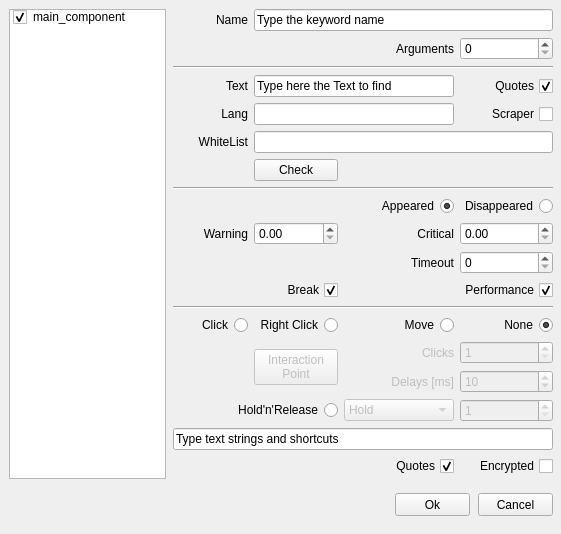
<?xml version="1.0" encoding="UTF-8"?>
<ui version="4.0">
 <class>Form</class>
 <widget class="QWidget" name="Form">
  <property name="geometry">
   <rect>
    <x>0</x>
    <y>0</y>
    <width>561</width>
    <height>534</height>
   </rect>
  </property>
  <property name="windowTitle">
   <string>Alyvix - Text Finder</string>
  </property>
  <widget class="QPushButton" name="pushButtonCancel">
   <property name="geometry">
    <rect>
     <x>478</x>
     <y>493</y>
     <width>75</width>
     <height>23</height>
    </rect>
   </property>
   <property name="focusPolicy">
    <enum>Qt::StrongFocus</enum>
   </property>
   <property name="text">
    <string>Cancel</string>
   </property>
  </widget>
  <widget class="QPushButton" name="pushButtonOk">
   <property name="geometry">
    <rect>
     <x>395</x>
     <y>493</y>
     <width>75</width>
     <height>23</height>
    </rect>
   </property>
   <property name="text">
    <string>Ok</string>
   </property>
  </widget>
  <widget class="QLabel" name="label_line">
   <property name="geometry">
    <rect>
     <x>70</x>
     <y>10110</y>
     <width>61</width>
     <height>21</height>
    </rect>
   </property>
   <property name="text">
    <string>Begin Line</string>
   </property>
   <property name="alignment">
    <set>Qt::AlignRight|Qt::AlignTrailing|Qt::AlignVCenter</set>
   </property>
  </widget>
  <widget class="QSpinBox" name="spinBoxLine">
   <property name="geometry">
    <rect>
     <x>141</x>
     <y>10109</y>
     <width>121</width>
     <height>22</height>
    </rect>
   </property>
   <property name="minimum">
    <number>1</number>
   </property>
   <property name="maximum">
    <number>99999</number>
   </property>
  </widget>
  <widget class="QPushButton" name="pushButtonAddBlock">
   <property name="geometry">
    <rect>
     <x>271</x>
     <y>10109</y>
     <width>71</width>
     <height>23</height>
    </rect>
   </property>
   <property name="text">
    <string>Add Block</string>
   </property>
  </widget>
  <widget class="QListWidget" name="listWidgetBlocks">
   <property name="geometry">
    <rect>
     <x>484</x>
     <y>9835</y>
     <width>81</width>
     <height>302</height>
    </rect>
   </property>
  </widget>
  <widget class="QTextEdit" name="textEditCustomLines">
   <property name="geometry">
    <rect>
     <x>19</x>
     <y>9836</y>
     <width>457</width>
     <height>261</height>
    </rect>
   </property>
   <property name="tabStopWidth">
    <number>80</number>
   </property>
   <property name="acceptRichText">
    <bool>false</bool>
   </property>
  </widget>
  <widget class="QPushButton" name="pushButtonRemoveBlock">
   <property name="geometry">
    <rect>
     <x>351</x>
     <y>10109</y>
     <width>91</width>
     <height>23</height>
    </rect>
   </property>
   <property name="text">
    <string>Remove Block</string>
   </property>
  </widget>
  <widget class="QWidget" name="widget_2" native="true">
   <property name="geometry">
    <rect>
     <x>171</x>
     <y>8240</y>
     <width>381</width>
     <height>348</height>
    </rect>
   </property>
   <widget class="QWidget" name="gridLayoutWidget_2">
    <property name="geometry">
     <rect>
      <x>0</x>
      <y>0</y>
      <width>380</width>
      <height>333</height>
     </rect>
    </property>
    <layout class="QGridLayout" name="gridLayout_2">
     <item row="6" column="3">
      <widget class="QSpinBox" name="clicknumber_spinbox_2">
       <property name="enabled">
        <bool>false</bool>
       </property>
       <property name="minimum">
        <number>1</number>
       </property>
      </widget>
     </item>
     <item row="6" column="2">
      <widget class="QLabel" name="labelClickNumber_2">
       <property name="enabled">
        <bool>false</bool>
       </property>
       <property name="text">
        <string>Clicks</string>
       </property>
       <property name="alignment">
        <set>Qt::AlignRight|Qt::AlignTrailing|Qt::AlignVCenter</set>
       </property>
      </widget>
     </item>
     <item row="8" column="0" colspan="2">
      <widget class="QRadioButton" name="holdreleaseRadio_2">
       <property name="layoutDirection">
        <enum>Qt::RightToLeft</enum>
       </property>
       <property name="text">
        <string>Hold'n'Release</string>
       </property>
       <attribute name="buttonGroup">
        <string notr="true">buttonGroup_4</string>
       </attribute>
      </widget>
     </item>
     <item row="6" column="1" rowspan="2">
      <widget class="QPushButton" name="pushButtonXYoffset_2">
       <property name="enabled">
        <bool>false</bool>
       </property>
       <property name="text">
        <string>Interaction
Point</string>
       </property>
      </widget>
     </item>
     <item row="8" column="3">
      <widget class="QSpinBox" name="holdreleaseSpinBox_2">
       <property name="enabled">
        <bool>false</bool>
       </property>
       <property name="minimum">
        <number>1</number>
       </property>
       <property name="maximum">
        <number>9999</number>
       </property>
      </widget>
     </item>
     <item row="2" column="0">
      <widget class="QLabel" name="label_2">
       <property name="text">
        <string>WhiteList</string>
       </property>
       <property name="alignment">
        <set>Qt::AlignRight|Qt::AlignTrailing|Qt::AlignVCenter</set>
       </property>
      </widget>
     </item>
     <item row="5" column="3">
      <widget class="QRadioButton" name="dontclickRadio_2">
       <property name="layoutDirection">
        <enum>Qt::RightToLeft</enum>
       </property>
       <property name="text">
        <string>None</string>
       </property>
       <property name="checked">
        <bool>true</bool>
       </property>
       <attribute name="buttonGroup">
        <string notr="true">buttonGroup_4</string>
       </attribute>
      </widget>
     </item>
     <item row="0" column="3">
      <widget class="QCheckBox" name="add_quotes_ocr_2">
       <property name="layoutDirection">
        <enum>Qt::RightToLeft</enum>
       </property>
       <property name="text">
        <string>Quotes</string>
       </property>
       <property name="checked">
        <bool>true</bool>
       </property>
      </widget>
     </item>
     <item row="2" column="1" colspan="3">
      <widget class="QLineEdit" name="lineEditWhiteList_2"/>
     </item>
     <item row="1" column="0">
      <widget class="QLabel" name="lang_label_2">
       <property name="text">
        <string>Lang</string>
       </property>
       <property name="alignment">
        <set>Qt::AlignRight|Qt::AlignTrailing|Qt::AlignVCenter</set>
       </property>
      </widget>
     </item>
     <item row="8" column="2">
      <widget class="QComboBox" name="holdreleaseComboBox_2">
       <property name="enabled">
        <bool>false</bool>
       </property>
       <item>
        <property name="text">
         <string>Hold</string>
        </property>
       </item>
       <item>
        <property name="text">
         <string>Release</string>
        </property>
       </item>
       <item>
        <property name="text">
         <string>Release Up</string>
        </property>
       </item>
       <item>
        <property name="text">
         <string>Release Down</string>
        </property>
       </item>
       <item>
        <property name="text">
         <string>Release Left</string>
        </property>
       </item>
       <item>
        <property name="text">
         <string>Release Right</string>
        </property>
       </item>
      </widget>
     </item>
     <item row="5" column="0">
      <widget class="QRadioButton" name="clickRadio_2">
       <property name="layoutDirection">
        <enum>Qt::RightToLeft</enum>
       </property>
       <property name="text">
        <string>Click</string>
       </property>
       <attribute name="buttonGroup">
        <string notr="true">buttonGroup_4</string>
       </attribute>
      </widget>
     </item>
     <item row="3" column="1">
      <widget class="QPushButton" name="pushButtonCheck_2">
       <property name="text">
        <string>Check</string>
       </property>
      </widget>
     </item>
     <item row="7" column="2">
      <widget class="QLabel" name="labelClickDelay_2">
       <property name="enabled">
        <bool>false</bool>
       </property>
       <property name="text">
        <string>Delays [ms]</string>
       </property>
       <property name="alignment">
        <set>Qt::AlignRight|Qt::AlignTrailing|Qt::AlignVCenter</set>
       </property>
      </widget>
     </item>
     <item row="1" column="1" colspan="2">
      <widget class="QLineEdit" name="lineEditLang_2"/>
     </item>
     <item row="0" column="1" colspan="2">
      <widget class="QLineEdit" name="lineEditText_2">
       <property name="text">
        <string>Type here the Text to find</string>
       </property>
      </widget>
     </item>
     <item row="4" column="0" colspan="4">
      <widget class="Line" name="line_5">
       <property name="orientation">
        <enum>Qt::Horizontal</enum>
       </property>
      </widget>
     </item>
     <item row="9" column="0" colspan="4">
      <widget class="QLineEdit" name="inserttext_2">
       <property name="text">
        <string>Type text strings and shortcuts</string>
       </property>
      </widget>
     </item>
     <item row="10" column="2">
      <widget class="QCheckBox" name="add_quotes_2">
       <property name="layoutDirection">
        <enum>Qt::RightToLeft</enum>
       </property>
       <property name="text">
        <string>Quotes</string>
       </property>
       <property name="checked">
        <bool>true</bool>
       </property>
      </widget>
     </item>
     <item row="0" column="0">
      <widget class="QLabel" name="text_label_2">
       <property name="layoutDirection">
        <enum>Qt::LeftToRight</enum>
       </property>
       <property name="text">
        <string>Text</string>
       </property>
       <property name="alignment">
        <set>Qt::AlignRight|Qt::AlignTrailing|Qt::AlignVCenter</set>
       </property>
      </widget>
     </item>
     <item row="5" column="2">
      <widget class="QRadioButton" name="movemouseRadio_2">
       <property name="layoutDirection">
        <enum>Qt::RightToLeft</enum>
       </property>
       <property name="text">
        <string>Move</string>
       </property>
       <property name="checked">
        <bool>false</bool>
       </property>
       <attribute name="buttonGroup">
        <string notr="true">buttonGroup_4</string>
       </attribute>
      </widget>
     </item>
     <item row="5" column="1">
      <widget class="QRadioButton" name="rightclickRadio_2">
       <property name="layoutDirection">
        <enum>Qt::RightToLeft</enum>
       </property>
       <property name="text">
        <string>Right Click</string>
       </property>
       <attribute name="buttonGroup">
        <string notr="true">buttonGroup_4</string>
       </attribute>
      </widget>
     </item>
     <item row="10" column="3">
      <widget class="QCheckBox" name="text_encrypted_2">
       <property name="layoutDirection">
        <enum>Qt::RightToLeft</enum>
       </property>
       <property name="text">
        <string>Encrypted</string>
       </property>
       <property name="checked">
        <bool>false</bool>
       </property>
      </widget>
     </item>
     <item row="7" column="3">
      <widget class="QSpinBox" name="clickdelay_spinbox_2">
       <property name="enabled">
        <bool>false</bool>
       </property>
       <property name="minimum">
        <number>1</number>
       </property>
       <property name="maximum">
        <number>60000</number>
       </property>
       <property name="value">
        <number>10</number>
       </property>
      </widget>
     </item>
    </layout>
   </widget>
  </widget>
  <widget class="QListWidget" name="listWidget">
   <property name="geometry">
    <rect>
     <x>9</x>
     <y>9</y>
     <width>157</width>
     <height>470</height>
    </rect>
   </property>
   <property name="selectionMode">
    <enum>QAbstractItemView::SingleSelection</enum>
   </property>
   <item>
    <property name="text">
     <string>main_component</string>
    </property>
    <property name="checkState">
     <enum>Checked</enum>
    </property>
   </item>
  </widget>
  <widget class="QWidget" name="widget" native="true">
   <property name="geometry">
    <rect>
     <x>173</x>
     <y>9</y>
     <width>381</width>
     <height>478</height>
    </rect>
   </property>
   <widget class="QWidget" name="gridLayoutWidget">
    <property name="geometry">
     <rect>
      <x>0</x>
      <y>0</y>
      <width>380</width>
      <height>471</height>
     </rect>
    </property>
    <layout class="QGridLayout" name="gridLayout">
     <item row="19" column="3">
      <widget class="QCheckBox" name="text_encrypted">
       <property name="layoutDirection">
        <enum>Qt::RightToLeft</enum>
       </property>
       <property name="text">
        <string>Encrypted</string>
       </property>
       <property name="checked">
        <bool>false</bool>
       </property>
      </widget>
     </item>
     <item row="15" column="1" rowspan="2">
      <widget class="QPushButton" name="pushButtonXYoffset">
       <property name="enabled">
        <bool>false</bool>
       </property>
       <property name="text">
        <string>Interaction
Point</string>
       </property>
      </widget>
     </item>
     <item row="15" column="3">
      <widget class="QSpinBox" name="clicknumber_spinbox">
       <property name="enabled">
        <bool>false</bool>
       </property>
       <property name="minimum">
        <number>1</number>
       </property>
      </widget>
     </item>
     <item row="16" column="3">
      <widget class="QSpinBox" name="clickdelay_spinbox">
       <property name="enabled">
        <bool>false</bool>
       </property>
       <property name="minimum">
        <number>1</number>
       </property>
       <property name="maximum">
        <number>60000</number>
       </property>
       <property name="value">
        <number>10</number>
       </property>
      </widget>
     </item>
     <item row="6" column="1" colspan="3">
      <widget class="QLineEdit" name="lineEditWhiteList"/>
     </item>
     <item row="7" column="1">
      <widget class="QPushButton" name="pushButtonCheck">
       <property name="text">
        <string>Check</string>
       </property>
      </widget>
     </item>
     <item row="14" column="3">
      <widget class="QRadioButton" name="dontclickRadio">
       <property name="layoutDirection">
        <enum>Qt::RightToLeft</enum>
       </property>
       <property name="text">
        <string>None</string>
       </property>
       <property name="checked">
        <bool>true</bool>
       </property>
       <attribute name="buttonGroup">
        <string notr="true">buttonGroup_2</string>
       </attribute>
      </widget>
     </item>
     <item row="15" column="2">
      <widget class="QLabel" name="labelClickNumber">
       <property name="enabled">
        <bool>false</bool>
       </property>
       <property name="text">
        <string>Clicks</string>
       </property>
       <property name="alignment">
        <set>Qt::AlignRight|Qt::AlignTrailing|Qt::AlignVCenter</set>
       </property>
      </widget>
     </item>
     <item row="14" column="0">
      <widget class="QRadioButton" name="clickRadio">
       <property name="layoutDirection">
        <enum>Qt::RightToLeft</enum>
       </property>
       <property name="text">
        <string>Click</string>
       </property>
       <attribute name="buttonGroup">
        <string notr="true">buttonGroup_2</string>
       </attribute>
      </widget>
     </item>
     <item row="16" column="2">
      <widget class="QLabel" name="labelClickDelay">
       <property name="enabled">
        <bool>false</bool>
       </property>
       <property name="text">
        <string>Delays [ms]</string>
       </property>
       <property name="alignment">
        <set>Qt::AlignRight|Qt::AlignTrailing|Qt::AlignVCenter</set>
       </property>
      </widget>
     </item>
     <item row="3" column="3">
      <widget class="QCheckBox" name="add_quotes_ocr">
       <property name="layoutDirection">
        <enum>Qt::RightToLeft</enum>
       </property>
       <property name="text">
        <string>Quotes</string>
       </property>
       <property name="checked">
        <bool>true</bool>
       </property>
      </widget>
     </item>
     <item row="19" column="2">
      <widget class="QCheckBox" name="add_quotes">
       <property name="layoutDirection">
        <enum>Qt::RightToLeft</enum>
       </property>
       <property name="text">
        <string>Quotes</string>
       </property>
       <property name="checked">
        <bool>true</bool>
       </property>
      </widget>
     </item>
     <item row="6" column="0">
      <widget class="QLabel" name="label">
       <property name="text">
        <string>WhiteList</string>
       </property>
       <property name="alignment">
        <set>Qt::AlignRight|Qt::AlignTrailing|Qt::AlignVCenter</set>
       </property>
      </widget>
     </item>
     <item row="5" column="0">
      <widget class="QLabel" name="lang_label">
       <property name="text">
        <string>Lang</string>
       </property>
       <property name="alignment">
        <set>Qt::AlignRight|Qt::AlignTrailing|Qt::AlignVCenter</set>
       </property>
      </widget>
     </item>
     <item row="5" column="1" colspan="2">
      <widget class="QLineEdit" name="lineEditLang"/>
     </item>
     <item row="3" column="0">
      <widget class="QLabel" name="text_label">
       <property name="layoutDirection">
        <enum>Qt::LeftToRight</enum>
       </property>
       <property name="text">
        <string>Text</string>
       </property>
       <property name="alignment">
        <set>Qt::AlignRight|Qt::AlignTrailing|Qt::AlignVCenter</set>
       </property>
      </widget>
     </item>
     <item row="8" column="0" colspan="4">
      <widget class="Line" name="line_8">
       <property name="orientation">
        <enum>Qt::Horizontal</enum>
       </property>
      </widget>
     </item>
     <item row="13" column="0" colspan="4">
      <widget class="Line" name="line_10">
       <property name="orientation">
        <enum>Qt::Horizontal</enum>
       </property>
      </widget>
     </item>
     <item row="14" column="1">
      <widget class="QRadioButton" name="rightclickRadio">
       <property name="layoutDirection">
        <enum>Qt::RightToLeft</enum>
       </property>
       <property name="text">
        <string>Right Click</string>
       </property>
       <attribute name="buttonGroup">
        <string notr="true">buttonGroup_2</string>
       </attribute>
      </widget>
     </item>
     <item row="17" column="0" colspan="2">
      <widget class="QRadioButton" name="holdreleaseRadio">
       <property name="layoutDirection">
        <enum>Qt::RightToLeft</enum>
       </property>
       <property name="text">
        <string>Hold'n'Release</string>
       </property>
       <attribute name="buttonGroup">
        <string notr="true">buttonGroup_2</string>
       </attribute>
      </widget>
     </item>
     <item row="14" column="2">
      <widget class="QRadioButton" name="movemouseRadio">
       <property name="layoutDirection">
        <enum>Qt::RightToLeft</enum>
       </property>
       <property name="text">
        <string>Move</string>
       </property>
       <property name="checked">
        <bool>false</bool>
       </property>
       <attribute name="buttonGroup">
        <string notr="true">buttonGroup_2</string>
       </attribute>
      </widget>
     </item>
     <item row="18" column="0" colspan="4">
      <widget class="QLineEdit" name="inserttext">
       <property name="text">
        <string>Type text strings and shortcuts</string>
       </property>
      </widget>
     </item>
     <item row="3" column="1" colspan="2">
      <widget class="QLineEdit" name="lineEditText">
       <property name="text">
        <string>Type here the Text to find</string>
       </property>
      </widget>
     </item>
     <item row="2" column="0" colspan="4">
      <widget class="Line" name="line_3">
       <property name="orientation">
        <enum>Qt::Horizontal</enum>
       </property>
      </widget>
     </item>
     <item row="17" column="3">
      <widget class="QSpinBox" name="holdreleaseSpinBox">
       <property name="enabled">
        <bool>false</bool>
       </property>
       <property name="minimum">
        <number>1</number>
       </property>
       <property name="maximum">
        <number>9999</number>
       </property>
      </widget>
     </item>
     <item row="17" column="2">
      <widget class="QComboBox" name="holdreleaseComboBox">
       <property name="enabled">
        <bool>false</bool>
       </property>
       <item>
        <property name="text">
         <string>Hold</string>
        </property>
       </item>
       <item>
        <property name="text">
         <string>Release</string>
        </property>
       </item>
       <item>
        <property name="text">
         <string>Release Up</string>
        </property>
       </item>
       <item>
        <property name="text">
         <string>Release Down</string>
        </property>
       </item>
       <item>
        <property name="text">
         <string>Release Left</string>
        </property>
       </item>
       <item>
        <property name="text">
         <string>Release Right</string>
        </property>
       </item>
      </widget>
     </item>
     <item row="9" column="3">
      <widget class="QRadioButton" name="wait_disapp_radio">
       <property name="layoutDirection">
        <enum>Qt::RightToLeft</enum>
       </property>
       <property name="text">
        <string>Disappeared</string>
       </property>
       <property name="checked">
        <bool>false</bool>
       </property>
       <attribute name="buttonGroup">
        <string notr="true">buttonGroup_5</string>
       </attribute>
      </widget>
     </item>
     <item row="1" column="3">
      <widget class="QSpinBox" name="spinBoxArgs"/>
     </item>
     <item row="10" column="0">
      <widget class="QLabel" name="labelWarning">
       <property name="text">
        <string>Warning</string>
       </property>
       <property name="alignment">
        <set>Qt::AlignRight|Qt::AlignTrailing|Qt::AlignVCenter</set>
       </property>
      </widget>
     </item>
     <item row="10" column="1">
      <widget class="QDoubleSpinBox" name="doubleSpinBoxWarning">
       <property name="maximum">
        <double>9999.989999999999782</double>
       </property>
       <property name="singleStep">
        <double>1.000000000000000</double>
       </property>
      </widget>
     </item>
     <item row="1" column="2">
      <widget class="QLabel" name="labelArgs">
       <property name="text">
        <string>Arguments</string>
       </property>
       <property name="alignment">
        <set>Qt::AlignRight|Qt::AlignTrailing|Qt::AlignVCenter</set>
       </property>
      </widget>
     </item>
     <item row="10" column="2">
      <widget class="QLabel" name="labelCritical">
       <property name="text">
        <string>Critical</string>
       </property>
       <property name="alignment">
        <set>Qt::AlignRight|Qt::AlignTrailing|Qt::AlignVCenter</set>
       </property>
      </widget>
     </item>
     <item row="10" column="3">
      <widget class="QDoubleSpinBox" name="doubleSpinBoxCritical">
       <property name="maximum">
        <double>9999.989999999999782</double>
       </property>
       <property name="singleStep">
        <double>1.000000000000000</double>
       </property>
      </widget>
     </item>
     <item row="11" column="3">
      <widget class="QSpinBox" name="timeout_spinbox">
       <property name="maximum">
        <number>999999</number>
       </property>
      </widget>
     </item>
     <item row="11" column="2">
      <widget class="QLabel" name="timeout_label">
       <property name="text">
        <string>Timeout</string>
       </property>
       <property name="alignment">
        <set>Qt::AlignRight|Qt::AlignTrailing|Qt::AlignVCenter</set>
       </property>
      </widget>
     </item>
     <item row="12" column="0" colspan="2">
      <widget class="QCheckBox" name="timeout_exception">
       <property name="layoutDirection">
        <enum>Qt::RightToLeft</enum>
       </property>
       <property name="text">
        <string>Break</string>
       </property>
       <property name="checked">
        <bool>true</bool>
       </property>
      </widget>
     </item>
     <item row="12" column="2" colspan="2">
      <widget class="QCheckBox" name="checkBoxEnablePerformance">
       <property name="layoutDirection">
        <enum>Qt::RightToLeft</enum>
       </property>
       <property name="text">
        <string>Performance</string>
       </property>
       <property name="checked">
        <bool>true</bool>
       </property>
      </widget>
     </item>
     <item row="0" column="1" colspan="3">
      <widget class="QLineEdit" name="namelineedit">
       <property name="text">
        <string>Type the keyword name</string>
       </property>
      </widget>
     </item>
     <item row="0" column="0">
      <widget class="QLabel" name="labelName">
       <property name="layoutDirection">
        <enum>Qt::LeftToRight</enum>
       </property>
       <property name="text">
        <string>Name</string>
       </property>
       <property name="alignment">
        <set>Qt::AlignRight|Qt::AlignTrailing|Qt::AlignVCenter</set>
       </property>
      </widget>
     </item>
     <item row="9" column="0" colspan="3">
      <widget class="QRadioButton" name="wait_radio">
       <property name="layoutDirection">
        <enum>Qt::RightToLeft</enum>
       </property>
       <property name="text">
        <string>Appeared</string>
       </property>
       <property name="checked">
        <bool>true</bool>
       </property>
       <attribute name="buttonGroup">
        <string notr="true">buttonGroup_5</string>
       </attribute>
      </widget>
     </item>
     <item row="5" column="3">
      <widget class="QCheckBox" name="enable_scraper">
       <property name="enabled">
        <bool>true</bool>
       </property>
       <property name="layoutDirection">
        <enum>Qt::RightToLeft</enum>
       </property>
       <property name="text">
        <string>Scraper</string>
       </property>
       <property name="checked">
        <bool>false</bool>
       </property>
      </widget>
     </item>
    </layout>
   </widget>
  </widget>
  <widget class="QLabel" name="roi_width_label">
   <property name="geometry">
    <rect>
     <x>45</x>
     <y>9799</y>
     <width>89</width>
     <height>20</height>
    </rect>
   </property>
   <property name="text">
    <string>Roi Width</string>
   </property>
   <property name="alignment">
    <set>Qt::AlignRight|Qt::AlignTrailing|Qt::AlignVCenter</set>
   </property>
  </widget>
  <widget class="QLabel" name="roi_height_label">
   <property name="geometry">
    <rect>
     <x>234</x>
     <y>9799</y>
     <width>94</width>
     <height>20</height>
    </rect>
   </property>
   <property name="text">
    <string>Roi Height</string>
   </property>
   <property name="alignment">
    <set>Qt::AlignRight|Qt::AlignTrailing|Qt::AlignVCenter</set>
   </property>
  </widget>
  <widget class="QSpinBox" name="roi_y_spinbox">
   <property name="geometry">
    <rect>
     <x>334</x>
     <y>9771</y>
     <width>89</width>
     <height>20</height>
    </rect>
   </property>
   <property name="minimum">
    <number>-9999</number>
   </property>
   <property name="maximum">
    <number>9999</number>
   </property>
  </widget>
  <widget class="QLabel" name="roi_x_label">
   <property name="geometry">
    <rect>
     <x>45</x>
     <y>9771</y>
     <width>89</width>
     <height>20</height>
    </rect>
   </property>
   <property name="text">
    <string>Roi X</string>
   </property>
   <property name="alignment">
    <set>Qt::AlignRight|Qt::AlignTrailing|Qt::AlignVCenter</set>
   </property>
  </widget>
  <widget class="QLabel" name="roi_y_label">
   <property name="geometry">
    <rect>
     <x>234</x>
     <y>9771</y>
     <width>94</width>
     <height>20</height>
    </rect>
   </property>
   <property name="text">
    <string>Roi Y</string>
   </property>
   <property name="alignment">
    <set>Qt::AlignRight|Qt::AlignTrailing|Qt::AlignVCenter</set>
   </property>
  </widget>
  <widget class="QSpinBox" name="roi_x_spinbox">
   <property name="geometry">
    <rect>
     <x>140</x>
     <y>9771</y>
     <width>88</width>
     <height>20</height>
    </rect>
   </property>
   <property name="minimum">
    <number>-9999</number>
   </property>
   <property name="maximum">
    <number>9999</number>
   </property>
  </widget>
  <widget class="QSpinBox" name="roi_height_spinbox">
   <property name="geometry">
    <rect>
     <x>334</x>
     <y>9799</y>
     <width>89</width>
     <height>20</height>
    </rect>
   </property>
   <property name="maximum">
    <number>9999</number>
   </property>
  </widget>
  <widget class="Line" name="line_9">
   <property name="geometry">
    <rect>
     <x>45</x>
     <y>9827</y>
     <width>378</width>
     <height>3</height>
    </rect>
   </property>
   <property name="orientation">
    <enum>Qt::Horizontal</enum>
   </property>
  </widget>
  <widget class="QSpinBox" name="roi_width_spinbox">
   <property name="geometry">
    <rect>
     <x>140</x>
     <y>9799</y>
     <width>88</width>
     <height>20</height>
    </rect>
   </property>
   <property name="maximum">
    <number>9999</number>
   </property>
  </widget>
  <widget class="QRadioButton" name="find_radio">
   <property name="geometry">
    <rect>
     <x>66</x>
     <y>8000</y>
     <width>88</width>
     <height>17</height>
    </rect>
   </property>
   <property name="layoutDirection">
    <enum>Qt::RightToLeft</enum>
   </property>
   <property name="text">
    <string>Find</string>
   </property>
   <attribute name="buttonGroup">
    <string notr="true">buttonGroup_5</string>
   </attribute>
  </widget>
 </widget>
 <resources/>
 <connections/>
 <buttongroups>
  <buttongroup name="buttonGroup_2"/>
  <buttongroup name="buttonGroup_4"/>
  <buttongroup name="buttonGroup_5"/>
 </buttongroups>
</ui>
